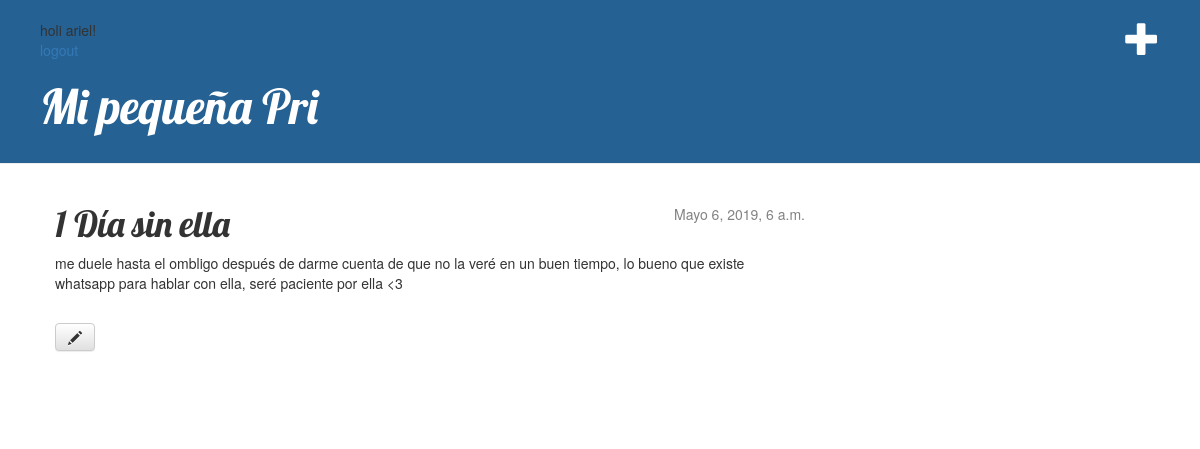
The app's page /post/1/ (signed in) with its own data.
### blog/models.py (models this page shows, shortened)
class Post(models.Model):
    author = models.ForeignKey('auth.User', on_delete=models.CASCADE)
    title = models.CharField(max_length=200)
    text = models.TextField()
    created_date = models.DateTimeField(
            default=timezone.now)
    published_date = models.DateTimeField(
            blank=True, null=True)

### blog/views.py (the view)
# urls.py: path('post/<int:pk>/', views.post_detail, name='post_detail'),
@login_required
def post_detail(request, pk):
    post = get_object_or_404(Post, pk=pk)
    return render(request, 'blog/post_detail.html', {'post': post})

### blog/templates/blog/post_detail.html
{% extends 'blog/base.html' %}
{% block content %}
    <div class="post">
        {% if post.published_date %}
            <div class="date">
                {{ post.published_date }}
            </div>
        {% endif %}
        <h1>{{ post.title }}</h1>
        <p>{{ post.text|linebreaksbr }}</p>
<br>
        {% if user.is_authenticated %}
            <a class="btn btn-default" href="{% url 'post_edit' pk=post.pk %}"><span class="glyphicon glyphicon-pencil"></span></a>
        {% endif %}
    </div>
{% endblock %}

### blog/templates/blog/base.html (shortened to what this page needs)
{% load static %}
<html>
    <head>
      <link rel="stylesheet" href="//maxcdn.bootstrapcdn.com/bootstrap/3.2.0/css/bootstrap.min.css">
      <link rel="stylesheet" href="//maxcdn.bootstrapcdn.com/bootstrap/3.2.0/css/bootstrap-theme.min.css">
      <link rel="stylesheet" href="{% static 'css/blog.css' %}">
    </head>
    <body>
    <div class="page-header" >
      {% if user.is_authenticated %}
    <a href="{% url 'post_new' %}" class="top-menu"><span class="glyphicon glyphicon-plus"></span></a>
{% endif %}
{% if user.is_authenticated %}
  holi  {{ user.username }}!
  <p><a href="{% url 'logout' %}">logout</a></p>
{% else %}
  <p>You are not logged in</p>
{% endif %}
        <h1><a href="/">Mi pequeña Pri</a></h1>
    </div>
    <div class="content container">
        <div class="row">
            <div class="col-md-8">
            {% block content %}
            {% endblock %}
            </div>
        </div>
    </div>
</body>
</html>

### blog/static/css/blog.css (style rules this page uses)
.page-header { background-color: #256193; margin-top: 0; padding: 20px 20px 20px 40px; }
.page-header h1, .page-header h1 a, .page-header h1 a:visited, .page-header h1 a:active { color: #ffffff; font-size: 36pt; text-decoration: none; }
.content { margin-left: 40px; }
h1, h2, h3, h4 { font-family: 'Lobster', cursive; }
.date { float: right; color: #828282; }
.top-menu, .top-menu:hover, .top-menu:visited { color: #ffffff; float: right; font-size: 26pt; margin-right: 20px; }
.post { margin-bottom: 70px; }

### records on screen
Post: published_date "Mayo 6, 2019, 6 a.m.", title "1 Día sin ella", text "me duele hasta el ombligo después de darme cuenta de que no la veré en un buen tiempo, lo bueno que existe whatsapp para hablar con ella, seré paciente por ella <3"

### other values on screen
{{ user.username }} "ariel"
